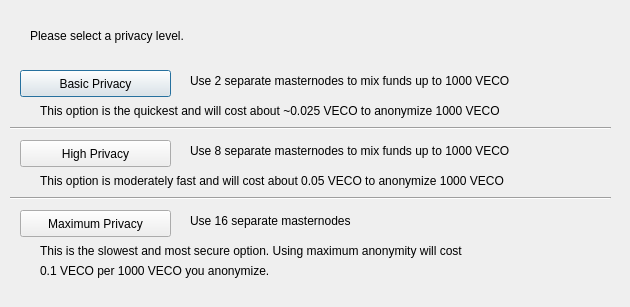
<?xml version="1.0" encoding="UTF-8"?>
<ui version="4.0">
 <class>DarksendConfig</class>
 <widget class="QDialog" name="DarksendConfig">
  <property name="geometry">
   <rect>
    <x>0</x>
    <y>0</y>
    <width>630</width>
    <height>307</height>
   </rect>
  </property>
  <property name="windowTitle">
   <string>Configure PrivateSend</string>
  </property>
  <widget class="QPushButton" name="buttonBasic">
   <property name="geometry">
    <rect>
     <x>20</x>
     <y>70</y>
     <width>151</width>
     <height>27</height>
    </rect>
   </property>
   <property name="text">
    <string>Basic Privacy</string>
   </property>
  </widget>
  <widget class="QPushButton" name="buttonHigh">
   <property name="geometry">
    <rect>
     <x>20</x>
     <y>140</y>
     <width>151</width>
     <height>27</height>
    </rect>
   </property>
   <property name="text">
    <string>High Privacy</string>
   </property>
  </widget>
  <widget class="QPushButton" name="buttonMax">
   <property name="geometry">
    <rect>
     <x>20</x>
     <y>210</y>
     <width>151</width>
     <height>27</height>
    </rect>
   </property>
   <property name="text">
    <string>Maximum Privacy</string>
   </property>
  </widget>
  <widget class="QLabel" name="label">
   <property name="geometry">
    <rect>
     <x>30</x>
     <y>20</y>
     <width>571</width>
     <height>31</height>
    </rect>
   </property>
   <property name="text">
    <string>Please select a privacy level.</string>
   </property>
  </widget>
  <widget class="QLabel" name="label_2">
   <property name="geometry">
    <rect>
     <x>190</x>
     <y>70</y>
     <width>421</width>
     <height>21</height>
    </rect>
   </property>
   <property name="text">
    <string>Use 2 separate masternodes to mix funds up to 1000 VECO</string>
   </property>
  </widget>
  <widget class="QLabel" name="label_3">
   <property name="geometry">
    <rect>
     <x>190</x>
     <y>140</y>
     <width>411</width>
     <height>21</height>
    </rect>
   </property>
   <property name="text">
    <string>Use 8 separate masternodes to mix funds up to 1000 VECO</string>
   </property>
  </widget>
  <widget class="QLabel" name="label_4">
   <property name="geometry">
    <rect>
     <x>190</x>
     <y>210</y>
     <width>421</width>
     <height>21</height>
    </rect>
   </property>
   <property name="text">
    <string>Use 16 separate masternodes</string>
   </property>
  </widget>
  <widget class="QLabel" name="label_6">
   <property name="geometry">
    <rect>
     <x>40</x>
     <y>100</y>
     <width>561</width>
     <height>21</height>
    </rect>
   </property>
   <property name="text">
    <string>This option is the quickest and will cost about ~0.025 VECO to anonymize 1000 VECO</string>
   </property>
  </widget>
  <widget class="QLabel" name="label_7">
   <property name="geometry">
    <rect>
     <x>40</x>
     <y>170</y>
     <width>561</width>
     <height>21</height>
    </rect>
   </property>
   <property name="text">
    <string>This option is moderately fast and will cost about 0.05 VECO to anonymize 1000 VECO</string>
   </property>
  </widget>
  <widget class="QLabel" name="label_8">
   <property name="geometry">
    <rect>
     <x>40</x>
     <y>240</y>
     <width>561</width>
     <height>21</height>
    </rect>
   </property>
   <property name="text">
    <string>This is the slowest and most secure option. Using maximum anonymity will cost</string>
   </property>
  </widget>
  <widget class="QLabel" name="label_9">
   <property name="geometry">
    <rect>
     <x>40</x>
     <y>260</y>
     <width>561</width>
     <height>21</height>
    </rect>
   </property>
   <property name="text">
    <string>0.1 VECO per 1000 VECO you anonymize.</string>
   </property>
  </widget>
  <widget class="Line" name="line">
   <property name="geometry">
    <rect>
     <x>10</x>
     <y>120</y>
     <width>601</width>
     <height>16</height>
    </rect>
   </property>
   <property name="orientation">
    <enum>Qt::Horizontal</enum>
   </property>
  </widget>
  <widget class="Line" name="line_2">
   <property name="geometry">
    <rect>
     <x>10</x>
     <y>190</y>
     <width>601</width>
     <height>16</height>
    </rect>
   </property>
   <property name="orientation">
    <enum>Qt::Horizontal</enum>
   </property>
  </widget>
 </widget>
 <resources/>
 <connections/>
</ui>
